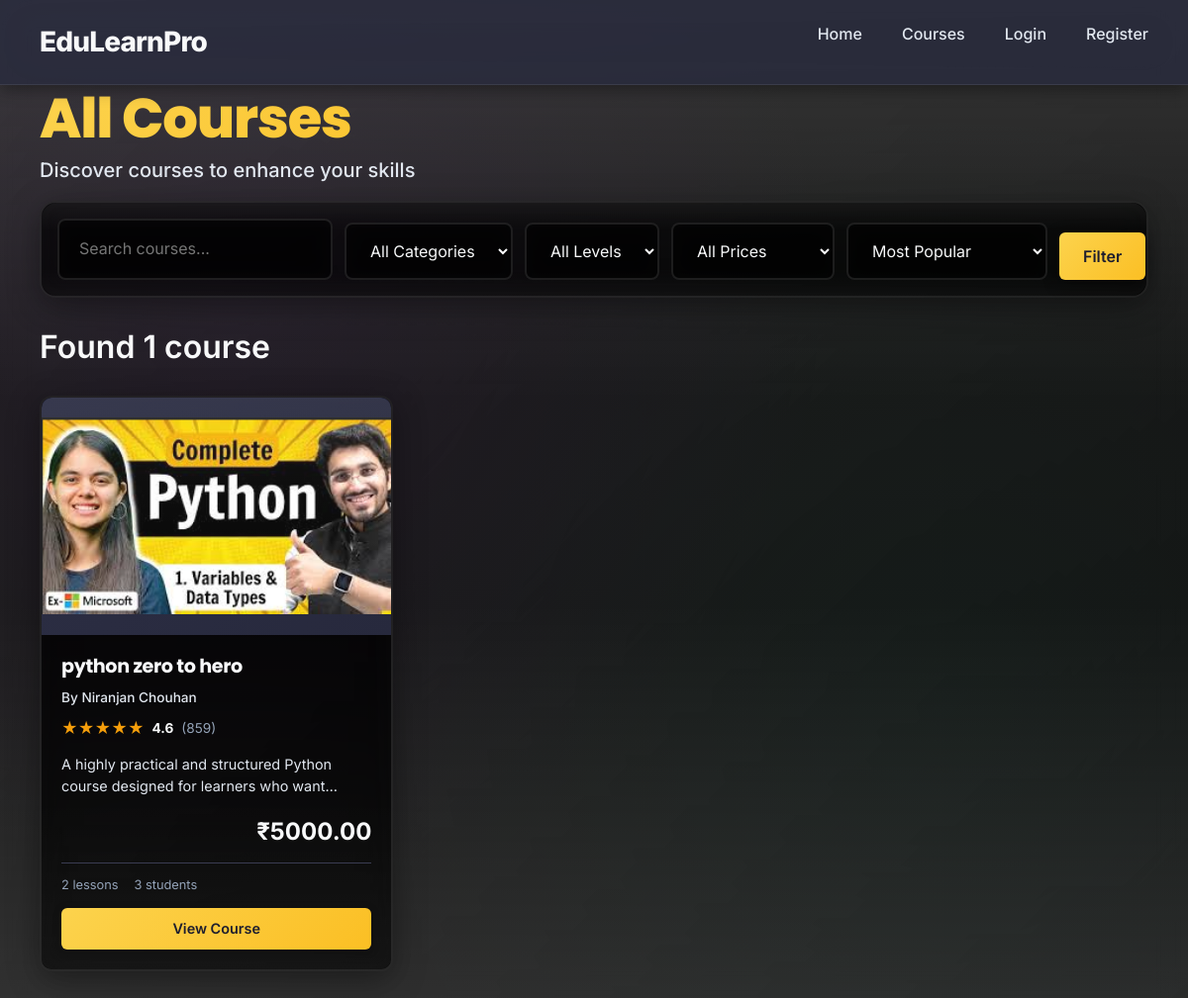
Page /courses/ on the committed database.
### courses/models.py (models this page shows, shortened)
class Course(models.Model):
    CATEGORY_CHOICES = (
        ("development", "Development"),
        ("design", "Design"),
        ("marketing", "Marketing"),
        ("business", "Business"),
        ("data", "Data Science"),
        ('programming', "Programming"),
        ("other", "Other"),
    )
    CATEGORY_THUMBNAILS = {
        "development": "https://images.unsplash.com/photo-1518770660439-4636190af475?auto=format&fit=crop&w=1600&q=80",
        "design": "https://images.unsplash.com/photo-1523475472560-d2df97ec485c?auto=format&fit=crop&w=1600&q=80",
        "marketing": "https://images.unsplash.com/photo-1504384308090-c894fdcc538d?auto=format&fit=crop&w=1600&q=80",
        "business": "https://images.unsplash.com/photo-1450101499163-c8848c66ca85?auto=format&fit=crop&w=1600&q=80",
        "data": "https://images.unsplash.com/photo-1517430816045-df4b7de11d1d?auto=format&fit=crop&w=1600&q=80",
        "other": "https://images.unsplash.com/photo-1498050108023-c5249f4df085?auto=format&fit=crop&w=1600&q=80",
    }
    DEFAULT_THUMBNAIL = "https://images.unsplash.com/photo-1522075469751-3a6694fb2f61?auto=format&fit=crop&w=1600&q=80"
    STATUS_CHOICES = (
        ("draft", "Draft"),
        ("published", "Published"),
    )
    LEVEL_CHOICES = (
        ("beginner", "Beginner"),
        ("intermediate", "Intermediate"),
        ("advanced", "Advanced"),
        ("all", "All Levels"),
    )
    title = models.CharField(max_length=200)
    slug = models.SlugField(max_length=220, unique=True, blank=True)
    description = models.TextField(blank=True, null=True)
    instructor = models.ForeignKey(User, on_delete=models.CASCADE, related_name="courses")
    category = models.CharField(max_length=32, choices=CATEGORY_CHOICES, default="other")
    level = models.CharField(max_length=20, choices=LEVEL_CHOICES, default="all")
    thumbnail = models.ImageField(upload_to="course_thumbnails/", blank=True, null=True)
    promo_video_url = models.URLField(
        blank=True,
        null=True,
        help_text="Course preview/intro video URL (YouTube or direct video URL). This video will be displayed on the course detail page."
    )
    learning_outcomes = models.TextField(
        blank=True,
        null=True,
        help_text="List the key learning outcomes (one per line or use bullet points)"
    )
    status = models.CharField(max_length=20, choices=STATUS_CHOICES, default="draft")
    price = models.DecimalField(max_digits=10, decimal_places=2, default=0.00, null=True, blank=True)
    discounted_price = models.DecimalField(max_digits=10, decimal_places=2, default=0.00, null=True, blank=True)
    is_free = models.BooleanField(default=False, help_text="Check if this course is free")
    duration = models.CharField(
        max_length=50,
        blank=True,
        null=True,
        help_text="e.g., '6 weeks', '10 hours', '4 months'"
    )
    created_at = models.DateTimeField(auto_now_add=True)
    updated_at = models.DateTimeField(auto_now=True)
    class Meta:
        ordering = ("title",)

### users/models.py (models this page shows, shortened)
class User(AbstractUser):
    phone = models.CharField(max_length=15, blank=True, null=True)
    bio = models.TextField(blank=True, null=True)

### courses/views.py (the view)
# urls.py: path("", views.course_list, name="list"),
def course_list(request):
    if request.user.is_authenticated and request.user.role == 'instructor':
        courses_qs = (
            Course.objects.select_related("instructor")
            .prefetch_related("lessons", "enrollments__user")
            .filter(Q(status='published') | Q(instructor=request.user))
        )
    else:
        courses_qs = (
            Course.objects.select_related("instructor")
            .prefetch_related("lessons", "enrollments__user")
            .filter(status='published')
        )
    query = request.GET.get("q")
    if query:
        courses_qs = courses_qs.filter(title__icontains=query)
    category = request.GET.get("category")
    if category:
        courses_qs = courses_qs.filter(category__iexact=category)
    level = request.GET.get("level")
    if level:
        courses_qs = courses_qs.filter(level__iexact=level)
    price_filter = request.GET.get("price")
    if price_filter == "paid":
        courses_qs = courses_qs.filter(price__gt=0)
    courses_qs = courses_qs.annotate(enrollment_count=Count("enrollments", distinct=True))
    sort = request.GET.get("sort", "popular")
    if sort == "newest":
        courses_qs = courses_qs.order_by("-created_at")
    elif sort == "price_low":
        courses_qs = courses_qs.order_by("price", "-created_at")
    elif sort == "price_high":
        courses_qs = courses_qs.order_by("-price", "-created_at")
    else:
        courses_qs = courses_qs.order_by("-enrollment_count", "-created_at")
    categories = (
        Course.objects.filter(status='published')
        .order_by("category")
        .values_list("category", flat=True)
        .distinct()
        .exclude(category__isnull=True)
    )
    choice_map = dict(Course.CATEGORY_CHOICES)
    category_options = [(cat, choice_map.get(cat, cat.title())) for cat in categories if cat]
    levels = (
        Course.objects.filter(status='published')
        .order_by("level")
        .values_list("level", flat=True)
        .distinct()
        .exclude(level__isnull=True)
    )
    choice_map = dict(Course.LEVEL_CHOICES)
    level_options = [(lev, choice_map.get(lev, lev.title())) for lev in levels if lev]
    paginator = Paginator(courses_qs, 12)
    page_number = request.GET.get("page")
    courses_page = paginator.get_page(page_number)
    context = {
        "courses": courses_page,
        "query": query or "",
        "category": category or "",
        "level": level or "",
        "categories": [c for c in categories if c],
        "category_options": category_options,
        "level_options": level_options,
        "total_courses": paginator.count,
        "page_obj": courses_page,
        "paginator": paginator,
        "selected_filters": {
            "category": category or "",
            "level": level or "",
            "price": price_filter or "",
            "sort": sort,
        },
    }
    query_params = request.GET.copy()
    if "page" in query_params:
        query_params.pop("page")
    context["querystring"] = query_params.urlencode()
    if request.user.is_authenticated:
        enrolled_ids = (
            Enrollment.objects.filter(user=request.user, course__in=courses_page.object_list)
            .values_list("course_id", flat=True)
        )
        context["enrolled_ids"] = set(enrolled_ids)
    else:
        context["enrolled_ids"] = set()
    return render(request, "courses/course_list.html", context)

### templates/courses/course_list.html (shortened to what this page needs)
{% extends 'base.html' %}
{% load static %}
{% block content %}
<div class="container">
    <div class="page-header">
        <h1>All Courses</h1>
        <p>Discover courses to enhance your skills</p>
    </div>
    <div class="filters-section">
        <form method="get" class="filters-form">
            <div class="filter-group">
                <input type="text" name="q" placeholder="Search courses..." value="{{ query }}" class="search-input">
            </div>
            <div class="filter-group">
                <select name="category" class="filter-select">
                    <option value="">All Categories</option>
                </select>
            </div>
            <div class="filter-group">
                <select name="level" class="filter-select">
                    <option value="">All Levels</option>
                </select>
            </div>
            <div class="filter-group">
                <select name="price" class="filter-select">
                    <option value="">All Prices</option>
                </select>
            </div>
            <div class="filter-group">
                <select name="sort" class="filter-select">
                    <option value="popular" {% if selected_filters.sort == 'popular' %}selected{% endif %}>Most Popular</option>
                </select>
            </div>
            <button type="submit" class="btn btn-primary">Filter</button>
        </form>
    </div>
    <div class="results-info">
        <p>Found {{ total_courses }} course{{ total_courses|pluralize }}</p>
    </div>
    <div class="courses-grid">
        {% for course in courses %}
            <div class="course-card">
                <div class="course-image">
                    {% if course.thumbnail %}
                        <img src="{{ course.thumbnail.url }}" alt="{{ course.title }}">
                    {% else %}
                        <div class="course-placeholder">No Image</div>
                    {% endif %}
                </div>
                <div class="course-content">
                    <h3><a href="{% url 'courses:detail' course.slug %}">{{ course.title }}</a></h3>
                    <p class="course-instructor">By <a href="{% url 'courses:instructor_profile' course.instructor.username %}">{{ course.instructor.get_full_name|default:course.instructor.username }}</a></p>
                    <div class="course-rating">
                        <span class="stars">★★★★★</span>
                        <span class="rating-value">4.6</span>
                        <span class="reviews-count">({{ course.enrollment_count|default:0|add:856 }})</span>
                    </div>
                    <p class="course-description">{{ course.description|truncatewords:15 }}</p>
                    <div class="course-meta">
                        <span class="course-price">
                            ₹{{ course.price|floatformat:2 }}
                        </span>
                    </div>
                    <div class="course-stats">
                        <span>{{ course.lessons.count }} lessons</span>
                        <span>{{ course.enrollment_count|default:0 }} students</span>
                    </div>
                    {% if user.is_authenticated %}
                        {% if course.id in enrolled_ids %}
                            <a href="{% url 'courses:detail' course.slug %}" class="btn btn-sm btn-success">Continue Learning</a>
                        {% else %}
                            <a href="{% url 'courses:detail' course.slug %}" class="btn btn-sm">View Course</a>
                        {% endif %}
                    {% else %}
                        <a href="{% url 'courses:detail' course.slug %}" class="btn btn-sm">View Course</a>
                    {% endif %}
                </div>
            </div>
        {% empty %}
            <p class="no-results">No courses found. Try adjusting your filters.</p>
        {% endfor %}
    </div>
</div>
{% endblock %}

### templates/base.html (shortened to what this page needs)
{% load static %}
<!DOCTYPE html>
<html lang="en">
<head>
    <link rel="stylesheet" href="https://cdn.jsdelivr.net/npm/bootstrap@5.3.3/dist/css/bootstrap.min.css">
    <link rel="stylesheet" href="{% static 'css/main.css' %}">
</head>
<body>
    <nav class="navbar">
        <div class="container">
            <div class="nav-brand">
                <a href="{% url 'home' %}">EduLearnPro</a>
            </div>
            <ul class="nav-menu">
                <li><a href="{% url 'home' %}">Home</a></li>
                <li><a href="{% url 'courses:list' %}">Courses</a></li>
                {% if user.is_authenticated %}
                    <li><a href="{% url 'enrollments:my-courses' %}">My Courses</a></li>
                    {% if user.role == 'instructor' %}
                        <li><a href="{% url 'courses:instructor-dashboard' %}">Dashboard</a></li>
                    {% else %}
                        <li><a href="{% url 'users:student_dashboard' %}">Dashboard</a></li>
                    {% endif %}
                    <li><a href="{% url 'users:profile' %}">Profile</a></li>
                    <li><a href="{% url 'users:logout' %}">Logout</a></li>
                {% else %}
                    <li><a href="{% url 'users:login' %}">Login</a></li>
                    <li><a href="{% url 'users:register' %}">Register</a></li>
                {% endif %}
            </ul>
        </div>
    </nav>
    <main class="main-content">
        {% block content %}{% endblock %}
    </main>
</body>
</html>

### templates/base.html (style rules this page uses)
.navbar .container { position: relative; gap: 0.5rem; }
.navbar .nav-brand a { padding-right: 70px; }

### rows in the picture
Course: thumbnail (picture), title "python zero to hero", instructor.get_full_name "Niranjan Chouhan", enrollment_count|add "859", description "A highly practical and structured Python course designed for learners who…", price "5000.00", lessons.count "2", enrollment_count "3"

### other values in the picture
{{ total_courses }} "1"
